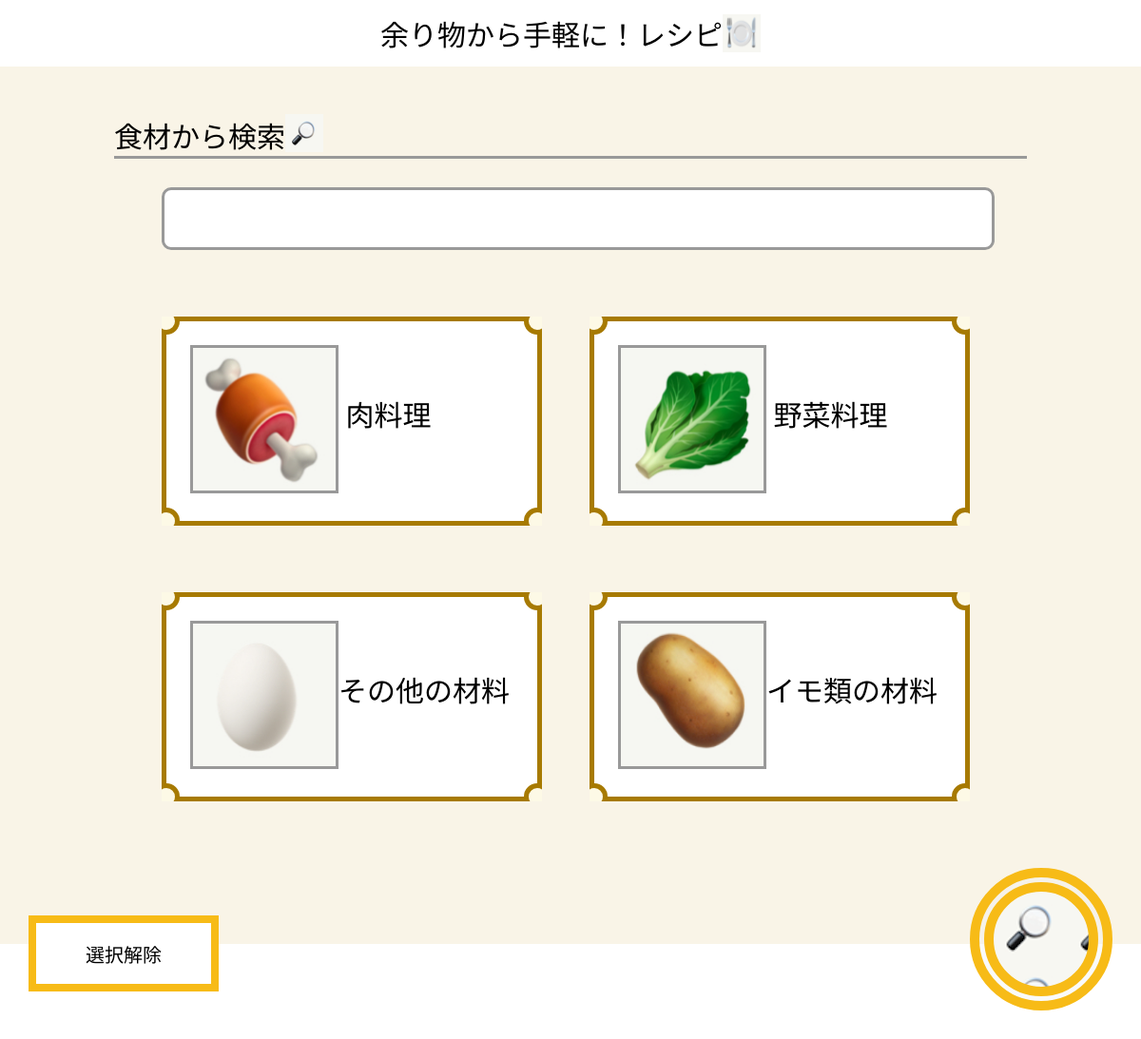
The page / on the database its author committed.
### recipe/models.py (models this page shows, shortened)
class Genre(models.Model):
    name = models.CharField(max_length = 100, unique=True)

### recipe/views.py (the view)
# urls.py: path("", views.index, name="index"),
def index(request):
    if request.method == "POST":    # 検索が押された場合
        materials = request.POST.getlist('materials')
        dup_recipes_list = []
        for material in materials:
            material_relate_recipe = Material.objects.get(name=material)
            recipe_query = material_relate_recipe.menu.all()
            recipe_list = list(recipe_query.values())
            dup_recipes_list.extend(recipe_list)
        recipes_list = []
        for recipe in dup_recipes_list:
            if dup_recipes_list.count(recipe) == len(materials):
                if recipe in recipes_list:
                    continue
                recipes_list.append(recipe)
        return render(request, 'recipe/result.html', {'recipes':recipes_list})
    else:   # GET方式でアクセスされた場合
        genres_query_set = Genre.objects.exclude(name='調味料')
        genres_list = list(genres_query_set.values())
        small_genres_query_set = Small_Genre.objects.exclude(genre_id=4)
        small_genres_list = list(small_genres_query_set.values())
        materials_list = []
        for small_genre in small_genres_query_set:
            materials_query_set = small_genre.material_set.all()
            materials_list.extend(list(materials_query_set.values()))
        materials_to_search = {'genres_list':genres_list, 'small_genres_list':small_genres_list, 'materials_list':materials_list}
        return render(request, 'recipe/index.html', materials_to_search)

### recipe/templates/recipe/index.html (shortened to what this page needs)
<!DOCTYPE html>
<html lang="ja">
  <head>
    <link href="https://use.fontawesome.com/releases/v5.0.8/css/all.css" rel="stylesheet">
  </head>
  <body>
    <div class="continer">
      <div class="title">
        <p class="under-1">余り物から手軽に！レシピ<img src="/images/silver.png" class="silver_png"></p>
      </div>
      <div class="genre-continer" id="wrap">
          <div class="genre-header">
             <p class="under-2">食材から検索<img src="/images/search.png" class="silver_png"></p>
            <div class="search-bar-continer">
              <p type="button"id="search"class="search-bar"></p>
            </div>
          </div>
          <div class="genre-body">
            <div class="genre-body-1">
              <div id="box01" class="box-outer">
                <input type="button" class="genre-button" id="btn1" value="{{ genre.name }}" onclick="cal1()" style="cursor:pointer;"></input>
                <div class="circle top-left"></div>
                <div class="circle top-rigt"></div>
                <div class="circle btm-left"></div>
                <div class="circle btm-rigt"></div>
                  <div class="box-block">
                    {% for genre in genres_list %}
                      {% if genre.id == 1 %}
                       <p class="genre-text"><img src="/images/meat.png" class="genre_png"> {{ genre.name }}料理</p>
                      {% endif %}
                    {% endfor %}
                  </div>
              </div>
              <div id="box01" class="box-outer">
                <input type="button" class="genre-button" id="btn2" value="{{ genre.name }}" onclick="cal2()" style="cursor:pointer;"> </input>
                <div class="circle top-left"></div>
                <div class="circle top-rigt"></div>
                <div class="circle btm-left"></div>
                <div class="circle btm-rigt"></div>
                  <div class="box-block">
                    {% for genre in genres_list %}
                      {% if genre.id == 2 %}
                        <p class="genre-text"><img src="/images/vegetable.png" class="genre_png">  {{ genre.name }}料理</p>
                      {% endif %}
                    {% endfor %}
                  </div>
              </div>
            </div>
            <div class="genre-body-1">
              <div id="box01" class="box-outer">
                <input type="button" class="genre-button" id="btn3" value=" {{ genre.name }}" onclick="cal3()" style="cursor:pointer;"> </input>
                <div class="circle top-left"></div>
                <div class="circle top-rigt"></div>
                <div class="circle btm-left"></div>
                <div class="circle btm-rigt"></div>
                  <div class="box-block">
                    {% for genre in genres_list %}
                      {% if genre.id == 3 %}
                       <p class="genre-text"><img src="/images/egg.png" class="genre_png">{{ genre.name }}の材料</p>
                      {% endif %}
                    {% endfor %}
                  </div>
              </div>
              <div id="box01" class="box-outer">
                <input type="button" class="genre-button" id="btn4" value=" {{ genre.name }}" onclick="cal4()" style="cursor:pointer;"></input>
                <div class="circle top-left"></div>
                <div class="circle top-rigt"></div>
                <div class="circle btm-left"></div>
                <div class="circle btm-rigt"></div>
                  <div class="box-block">
                    {% for genre in genres_list %}
                      {% if genre.id == 5 %}
                        <p class="genre-text"><img src="/images/potato.png" class="genre_png">{{ genre.name }}の材料</p>
                      {% endif %}
                    {% endfor %}
                  </div>
              </div>
          </div>
          </div>
        </div>
      <footer></footer>
    </div>
      <form action="{% url 'recipe:index' %}" method="post" >
        <button type="submit" class="search-button" disabled id="submit" value="a"></button>
        <input type=button id=btn_off value="選択解除">
      </form>
  </body>
</html>

### recipe/templates/recipe/index.html (style rules this page uses)
@media screen and (min-width: 768px) { body { font-family: "Rounded Mplus 1c"; width: 100%; text-align:center; background-color: hsla(44, 95%, 39%, 0.094); margin: 0 auto; padding: 0; } }
@media screen and (min-width: 768px) { .continer { margin: 0; } }
@media screen and (min-width: 768px) { footer { background-color: #fff; width: 100%; height: 100px; position: absolute; margin-bottom: 0; } }
@media screen and (min-width: 768px) { .title { text-align: center; background-color: #FFF; color: #000; margin: 0; padding: 0; } }
@media screen and (min-width: 768px) { .under-1 { height: 70px; font-size: 30px; margin: 0; padding: 0; display: -webkit-flex; display: flex; -webkit-align-items: center; align-items: center; -webkit-justify-content: center; justify-content: center; } }
@media screen and (min-width: 768px) { .silver_png { width: 40px; height: 40px; vertical-align:top; } }
@media screen and (min-width: 768px) { #wrap { width: 960px; margin: 0 auto; text-align:left; } }
@media screen and (min-width: 768px) { .under-2 { border-bottom: 3px solid #999; font-size: 30px; } }
@media screen and (min-width: 768px) { .genre-header { margin-top: 50px; } }
@media screen and (min-width: 768px) { .search-bar-continer { margin-top: 30px; } }
@media screen and (min-width: 768px) { .search-bar { border: 3px solid #999; border-radius: 10px; width: 850px; height: 40px; margin: 0 50px; background-color: #fff; font-size: 20px; display: -webkit-flex; display: flex; -webkit-align-items: center; align-items: center; padding: 10px; } }
@media screen and (min-width: 768px) { .search-button { z-index: 5; width: 150px; height: 150px; position: relative; border: solid #f7bb17 10px; border-radius: 50%; box-sizing: border-box; position: fixed; bottom: 30px; right: 30px; } }
@media screen and (min-width: 768px) { .search-button::before { content: ""; width: 120px; height: 120px; position: absolute; top: 5px; left: 5px; border: solid #f7bb17 10px; border-radius: 50%; box-sizing: border-box; background-image:url(/images/search.png); } }
@media screen and (min-width: 768px) { #btn_off { position: fixed; z-index: 5; width: 200px; height: 80px; bottom: 50px; left: 30px; border: solid #f7bb17 8px; background: #fff; font-size: 20px; } }
@media screen and (min-width: 768px) { .genre-body { margin-bottom: 150px; } }
@media screen and (min-width: 768px) { .genre-body-1 { display: flex; margin-top: 70px; } }
@media screen and (min-width: 768px) { .box-outer { position: relative; z-index: 1; overflow: hidden; font-size: 30px; width: 400px; margin-left: 50px; } }
@media screen and (min-width: 768px) { .box-block { position: relative; padding: 0; margin-right: 20px; margin: 0; } }
@media screen and (min-width: 768px) { .circle { width: 18px; height: 18px; position: absolute; z-index: 2; -webkit-border-radius: 100%; -moz-border-radius: 100%; -ms-border-radius: 100%; -o-border-radius: 100%; border-radius: 120%; } }
@media screen and (min-width: 768px) { .top-left { left: -9px; top: -9px; } }
@media screen and (min-width: 768px) { .top-rigt { right: -9px; top: -9px; } }
@media screen and (min-width: 768px) { .btm-left { left: -9px; bottom: -9px; } }
@media screen and (min-width: 768px) { .btm-rigt { right: -9px; bottom: -9px; } }
@media screen and (min-width: 768px) { #box01 .circle { background: rgb(253, 249, 230); border: 5px solid #a77a01; } }
@media screen and (min-width: 768px) { #box01 .box-block { background: rgb(255, 255, 255); border: 5px solid #a77a01; padding: 25px; } }
@media screen and (min-width: 768px) { .genre_png { border: 3px solid #999; width: 150px; height: 150px; vertical-align: middle; vertical-align: center; } }
@media screen and (min-width: 768px) { .genre-text { margin: 0 auto; height: 160px; } }
@media screen and (min-width: 768px) { .genre-button { background: transparent; border: transparent; color: transparent; position: absolute; margin: 0 auto; width: 100%; height: 100%; z-index: 1; } }

### rows shown on the page
Genre: name "肉"
Genre: name "野菜"
Genre: name "その他"
Genre: name "イモ類"
